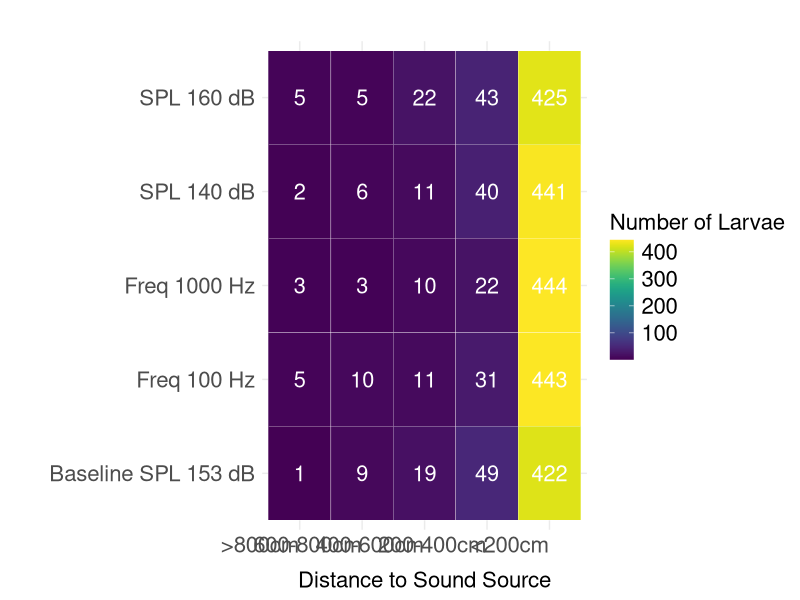

Source code (R):
library(ggplot2)
library(reshape2)
library(viridis)

# Create the data for sound sensitivity analysis (full distribution)
data_exp3 <- data.frame(
  Near_Sound = c(2, 5, 5, 3, 1),
  Zone2 = c(6, 5, 10, 3, 9),
  Zone3 = c(11, 22, 11, 10, 19),
  Zone4 = c(40, 43, 31, 22, 49),
  Far_Sound = c(441, 425, 443, 444, 422)
)

# Add a column for the actual sound setups
data_exp3$Sound_Setup <- c("SPL 140 dB", "SPL 160 dB", "Freq 100 Hz", "Freq 1000 Hz", "Baseline SPL 153 dB")

# Melt the data for heatmap
data_melt_exp3 <- melt(data_exp3, id.vars = "Sound_Setup")

# Create heatmap with values inside blocks
sens3_plot <- ggplot(data_melt_exp3, aes(x = variable, y = Sound_Setup, fill = value)) +
  geom_tile(color = "white") +
  geom_text(aes(label = value), size = 5.5, color = "white") +  # Add values inside blocks
  scale_fill_viridis(option = "D", direction = 1, name = "Number of Larvae") +
  scale_x_discrete(
    labels = c(">800cm", "600-800cm", "400-600cm", "200-400cm", "<200cm")  # Reverse labels manually
  ) +
  labs(title = "",
       x = "Distance to Sound Source", y = "") +
  theme_minimal() +
  theme(
    text = element_text(size = 16),
    axis.title = element_text(size = 16),
    axis.text = element_text(size = 16),
    axis.text.x = element_text(size = 16, angle = 0, hjust = 1),  # Rotate x-axis labels
    legend.title = element_text(size = 16),
    legend.text = element_text(size = 16),
    axis.title.y = element_text(margin = margin(r = 15), size = 16),
    axis.title.x = element_text(margin = margin(t = 10), size = 16)
  )

ggsave("D:/_Sarah/paperbackup/2025/Alife/Figures/sens3.pdf", plot = sens3_plot, width = 12, height = 6, dpi = 300, device = cairo_pdf)
